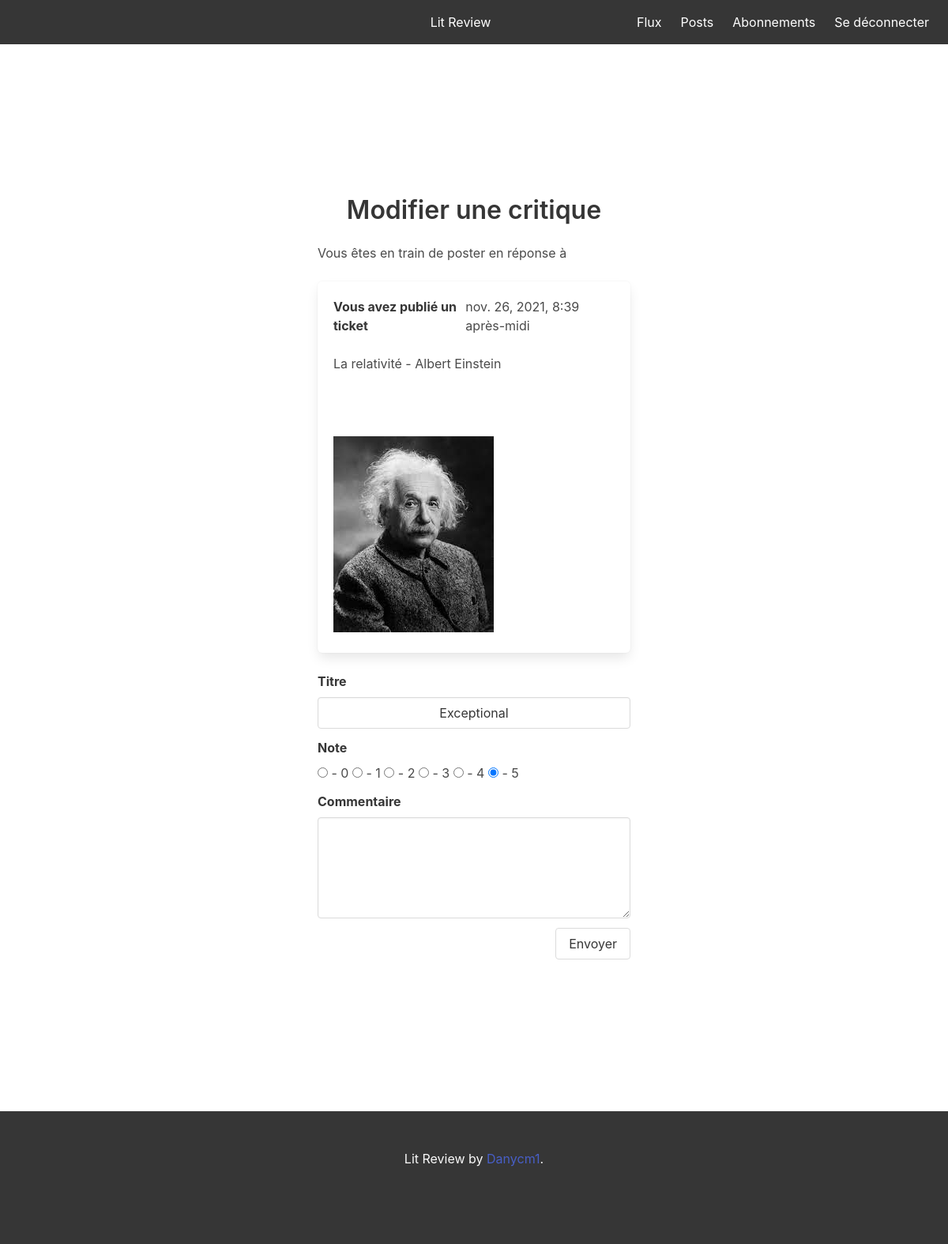
The page /modify/review/1 (signed in) on the database its author committed.
### flux/models.py (models this page shows)
class Ticket(models.Model):
    title = models.CharField(max_length=128)
    description = models.TextField(max_length=2048, blank=True)
    user = models.ForeignKey(to=settings.AUTH_USER_MODEL, on_delete=models.CASCADE)
    image = models.ImageField(null=True, blank=True)
    time_created = models.DateTimeField(auto_now_add=True)

class Review(models.Model):
    ticket = models.ForeignKey(to=Ticket, on_delete=models.CASCADE)
    rating = models.PositiveSmallIntegerField(validators=[MinValueValidator(0), MaxValueValidator(5)])
    user = models.ForeignKey(to=settings.AUTH_USER_MODEL, on_delete=models.CASCADE)
    headline = models.CharField(max_length=128)
    body = models.CharField(max_length=8192, blank=True)
    time_created = models.DateTimeField(auto_now_add=True)

### flux/views.py (the view)
# urls.py: path('modify/review/<review_pk>', view_modify_review, name='modify_review'),
@login_required
def view_modify_review(request, review_pk):
    review = get_object_or_404(Review, pk=review_pk)
    if request.method == 'POST':
        review.headline = request.POST.get('headline')
        review.body = request.POST.get('body')
        review.rating = request.POST.get('rating')
        review.save()
        return redirect('flux:home')
    return render(request, 'modify_review.html', {'review': review, 'rating': range(6)})

### flux/templates/modify_review.html (shortened to what this page needs)
{% extends 'home.html' %}
{% block ticket %}
    <section class="section is-medium">
        <h1 class="title has-text-centered">Modifier une critique</h1>
        <div class="container">
            <div class="columns is-centered">
                <div class="column is-half">
                    <div>
                        <p>Vous êtes en train de poster en réponse à</p>
                        <br>
                        {% include 'ticket_snippet.html' with ticket=review.ticket %}
                    </div>
                    <br>
                    <form method="POST" action="{% url 'flux:modify_review' review_pk=review.pk %}"
                          enctype="multipart/form-data">
                        <div class="field">
                            <label class="label">Titre</label>
                            <div class="control">
                                <label>
                                    <input class="input" type="text" name="headline" style="text-align: center;"
                                           value="{{ review.headline }}">
                                </label>
                            </div>
                        </div>
                        <div class="field">
                            <label class="label">Note</label>
                            <div class="control">
                                {% for stars in rating %}
                                    <label>
                                        <input type="radio" name="rating" value="{{ stars }}"
                                                {% if stars == review.rating %} checked {% endif %}> - {{ stars }}
                                    </label>
                                {% endfor %}
                            </div>
                        </div>
                        <div class="field">
                            <label class="label">Commentaire</label>
                            <div class="control">
                                <label>
                                    <textarea class="textarea" name="body">{{ review.body }}</textarea>
                                </label>
                            </div>
                        </div>
                        <button type="submit" class="button is-pulled-right">Envoyer</button>
                    </form>
                </div>
            </div>
        </div>
    </section>
{% endblock %}

### flux/templates/ticket_snippet.html (shortened to what this page needs)
<div class="box">
    <div class="media-content">
        <div class="content">
            <div style="display: flex; justify-content: space-between;">
                {% if ticket.user == user %}
                    <strong>Vous avez publié un ticket</strong>
                {% else %}
                    <strong>{{ ticket.user }} a publié un ticket</strong>
                {% endif %}
                {{ ticket.time_created }}
            </div>
            <br>
            <p>{{ ticket.title }}</p>
            <br>
            <br>
            {% if ticket.image %}
                <p>
                    <img src="{{ ticket.image.url }}" alt="">
                </p>
            {% endif %}
        </div>
    </div>
</div>

### rows shown on the page
Ticket: time_created "nov. 26, 2021, 8:39 après-midi", title "La relativité - Albert Einstein", image (picture)
Review: headline "Exceptional", rating "☐ - 0" "☐ - 1" "☐ - 2" "☐ - 3" "☐ - 4" "☑ - 5"

### other values the page prints
{{ stars }} "0" "1" "2" "3" "4" "5"
